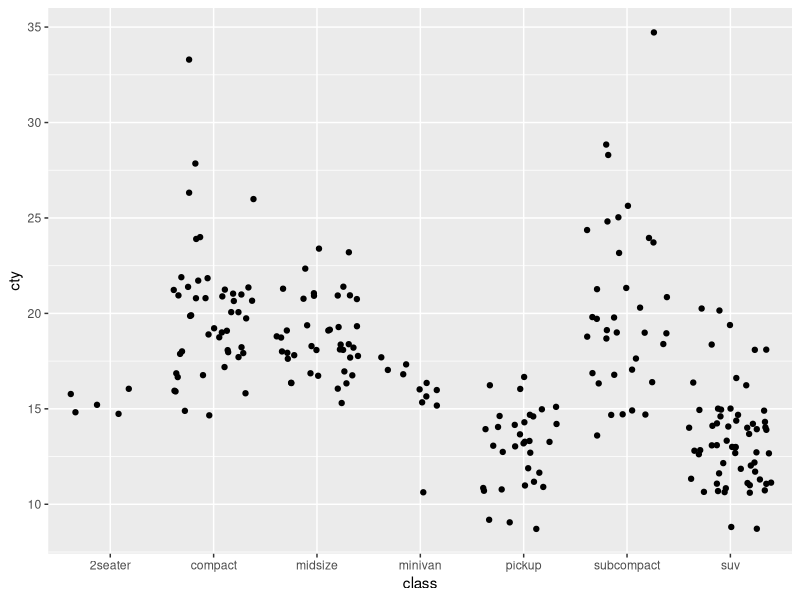

This figure's R source:
## ---- chunk 1
knitr::opts_chunk$set(echo = TRUE)
library(tidyverse)
## ---- chunk 2
ggplot(data = mpg, aes(x = class, y = cty)) +
geom_jitter()
